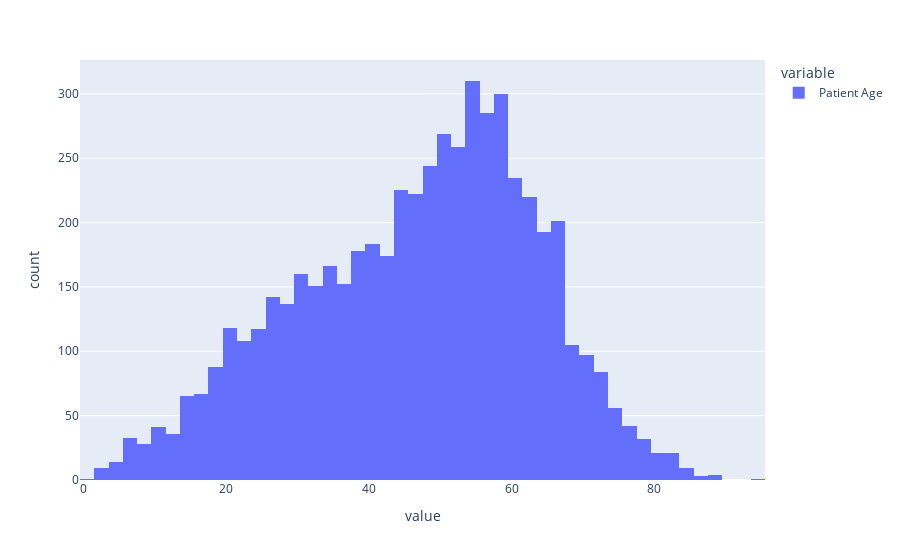

Notebook code cell kept with this figure:
### Code cell
data['Patient Age'].apply(lambda x : int(x[1:3])).plot.hist()

### Figure 1 — Plotly figure (JSON) as saved in the notebook; plotly's stock layout.template omitted (floating-point values rounded to 4 significant figures; data arrays with more than 128 entries replaced by an {"elided": "..."} marker saying what was removed)
{"data": [{"alignmentgroup": "True", "bingroup": "x", "hovertemplate": "variable=Patient Age<br>value=%{x}<br>count=%{y}<extra></extra>", "legendgroup": "Patient Age", "marker": {"color": "#636efa", "pattern": {"shape": ""}}, "name": "Patient Age", "offsetgroup": "Patient Age", "orientation": "v", "showlegend": true, "type": "histogram", "x": {"elided": "5606 int values"}, "xaxis": "x", "yaxis": "y"}], "layout": {"barmode": "relative", "legend": {"title": {"text": "variable"}, "tracegroupgap": 0}, "margin": {"t": 60}, "xaxis": {"anchor": "y", "domain": [0, 1], "title": {"text": "value"}}, "yaxis": {"anchor": "x", "domain": [0, 1], "title": {"text": "count"}}}}
